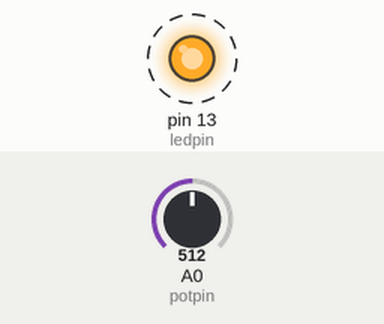
Simulated run of this sketch. Board: Arduino Uno, built with avr-gcc and run on an emulated ATmega328P. On the bench: output pins drawn as LEDs (lit = HIGH). Dashed ring = blinking. The test bench sets the inputs (shaded band); at power-on: A0 (potpin) = 512. What the sketch prints to the serial monitor is not drawn.

Above: at 0.02 s.
Timing chart, 0 to 3.0 s (numbered marks = the images above):
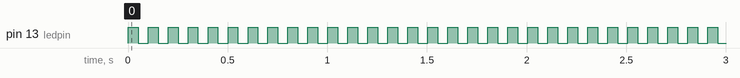

The sketch:

Project_15__Analog_Value_Reading.ino
```cpp
/*
 keyestudio super learning kit
 Project 15
 Potentiometer
 http//www.keyestudio.com
*/
int potpin=0;// initialize analog pin 0
int ledpin=13;// initialize digital pin 13
int val=0;// define val, assign initial value 0
void setup()
{
pinMode(ledpin,OUTPUT);// set digital pin as “output”
Serial.begin(9600);// set baud rate at 9600
}
void loop()
{
digitalWrite(ledpin,HIGH);// turn on the LED on pin 13
delay(50);// wait for 0.05 second
digitalWrite(ledpin,LOW);// turn off the LED on pin 13
delay(50);// wait for 0.05 second
val=analogRead(potpin);// read the analog value of analog pin 0, and assign it to val
Serial.println(val);// display val’s value
}
```

Measured:
- by itself, pin 13 (ledpin): alternates HIGH for 0.05 s and LOW for 0.05 s
